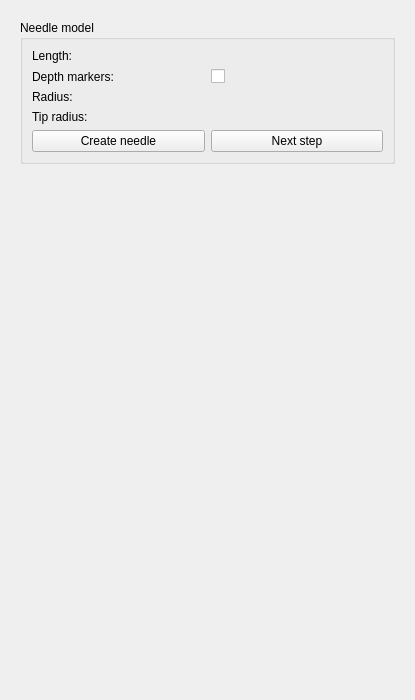
<?xml version="1.0" encoding="UTF-8"?>
<ui version="4.0">
 <class>qSlicerCreateModelsModule</class>
 <widget class="qSlicerWidget" name="qSlicerCreateModelsModule">
  <property name="geometry">
   <rect>
    <x>0</x>
    <y>0</y>
    <width>415</width>
    <height>700</height>
   </rect>
  </property>
  <property name="windowTitle">
   <string>Form</string>
  </property>
  <layout class="QGridLayout" name="gridLayout_6">
   <item row="19" column="0">
    <spacer name="verticalSpacer">
     <property name="orientation">
      <enum>Qt::Vertical</enum>
     </property>
     <property name="sizeHint" stdset="0">
      <size>
       <width>20</width>
       <height>40</height>
      </size>
     </property>
    </spacer>
   </item>
   <item row="1" column="0" colspan="4">
    <widget class="ctkCollapsibleButton" name="CollapsibleButton" native="true">
     <property name="text" stdset="0">
      <string>Create models</string>
     </property>
     <layout class="QFormLayout" name="formLayout">
      <item row="0" column="0" colspan="2">
       <widget class="ctkCollapsibleGroupBox" name="CollapsibleGroupBox">
        <property name="title">
         <string>Needle model</string>
        </property>
        <layout class="QGridLayout" name="gridLayout">
         <item row="0" column="0">
          <widget class="QLabel" name="label">
           <property name="text">
            <string>Length: </string>
           </property>
          </widget>
         </item>
         <item row="0" column="1">
          <widget class="qMRMLSpinBox" name="NeedleLength" native="true">
           <property name="decimals" stdset="0">
            <number>1</number>
           </property>
           <property name="maximum" stdset="0">
            <double>5000.000000000000000</double>
           </property>
           <property name="value" stdset="0">
            <double>80.000000000000000</double>
           </property>
           <property name="quantity" stdset="0">
            <string>length</string>
           </property>
          </widget>
         </item>
         <item row="1" column="0">
          <widget class="QLabel" name="label_23">
           <property name="text">
            <string>Depth markers: </string>
           </property>
          </widget>
         </item>
         <item row="1" column="1">
          <widget class="QCheckBox" name="markersCheckBox">
           <property name="text">
            <string/>
           </property>
          </widget>
         </item>
         <item row="2" column="0">
          <widget class="QLabel" name="label_3">
           <property name="text">
            <string>Radius: </string>
           </property>
          </widget>
         </item>
         <item row="2" column="1">
          <widget class="qMRMLSpinBox" name="NeedleRadius" native="true">
           <property name="decimals" stdset="0">
            <number>1</number>
           </property>
           <property name="maximum" stdset="0">
            <double>500.000000000000000</double>
           </property>
           <property name="singleStep" stdset="0">
            <double>0.100000000000000</double>
           </property>
           <property name="value" stdset="0">
            <double>1.000000000000000</double>
           </property>
           <property name="quantity" stdset="0">
            <string>length</string>
           </property>
          </widget>
         </item>
         <item row="3" column="0">
          <widget class="QLabel" name="label_17">
           <property name="text">
            <string>Tip radius:</string>
           </property>
          </widget>
         </item>
         <item row="3" column="1">
          <widget class="qMRMLSpinBox" name="NeedleTipRadius" native="true">
           <property name="maximum" stdset="0">
            <double>1000.000000000000000</double>
           </property>
           <property name="singleStep" stdset="0">
            <double>0.100000000000000</double>
           </property>
           <property name="value" stdset="0">
            <double>2.500000000000000</double>
           </property>
           <property name="quantity" stdset="0">
            <string>length</string>
           </property>
          </widget>
         </item>
         <item row="4" column="0">
          <widget class="QPushButton" name="CreateNeedleButton">
           <property name="sizePolicy">
            <sizepolicy hsizetype="Expanding" vsizetype="Fixed">
             <horstretch>0</horstretch>
             <verstretch>0</verstretch>
            </sizepolicy>
           </property>
           <property name="text">
            <string>Create needle</string>
           </property>
          </widget>
         </item>
         <item row="4" column="1">
          <widget class="QPushButton" name="SwitchModuleButton">
           <property name="sizePolicy">
            <sizepolicy hsizetype="Expanding" vsizetype="Fixed">
             <horstretch>0</horstretch>
             <verstretch>0</verstretch>
            </sizepolicy>
           </property>
           <property name="text">
            <string>Next step</string>
           </property>
          </widget>
         </item>
        </layout>
       </widget>
      </item>
     </layout>
    </widget>
   </item>
  </layout>
 </widget>
 <customwidgets>
  <customwidget>
   <class>qSlicerWidget</class>
   <extends>QWidget</extends>
   <header>qSlicerWidget.h</header>
   <container>1</container>
  </customwidget>
  <customwidget>
   <class>ctkCollapsibleButton</class>
   <extends>QWidget</extends>
   <header>ctkCollapsibleButton.h</header>
   <container>1</container>
  </customwidget>
  <customwidget>
   <class>ctkCollapsibleGroupBox</class>
   <extends>QGroupBox</extends>
   <header>ctkCollapsibleGroupBox.h</header>
   <container>1</container>
  </customwidget>
  <customwidget>
   <class>ctkDoubleSpinBox</class>
   <extends>QWidget</extends>
   <header>ctkDoubleSpinBox.h</header>
  </customwidget>
  <customwidget>
   <class>qMRMLSpinBox</class>
   <extends>ctkDoubleSpinBox</extends>
   <header>qMRMLSpinBox.h</header>
  </customwidget>
 </customwidgets>
 <tabstops>
  <tabstop>CollapsibleButton</tabstop>
  <tabstop>CollapsibleGroupBox</tabstop>
  <tabstop>markersCheckBox</tabstop>
  <tabstop>CreateNeedleButton</tabstop>
 </tabstops>
 <resources/>
 <connections>
  <connection>
   <sender>qSlicerCreateModelsModule</sender>
   <signal>mrmlSceneChanged(vtkMRMLScene*)</signal>
   <receiver>NeedleLength</receiver>
   <slot>setMRMLScene(vtkMRMLScene*)</slot>
   <hints>
    <hint type="sourcelabel">
     <x>54</x>
     <y>7</y>
    </hint>
    <hint type="destinationlabel">
     <x>263</x>
     <y>79</y>
    </hint>
   </hints>
  </connection>
  <connection>
   <sender>qSlicerCreateModelsModule</sender>
   <signal>mrmlSceneChanged(vtkMRMLScene*)</signal>
   <receiver>NeedleRadius</receiver>
   <slot>setMRMLScene(vtkMRMLScene*)</slot>
   <hints>
    <hint type="sourcelabel">
     <x>409</x>
     <y>37</y>
    </hint>
    <hint type="destinationlabel">
     <x>353</x>
     <y>114</y>
    </hint>
   </hints>
  </connection>
  <connection>
   <sender>qSlicerCreateModelsModule</sender>
   <signal>mrmlSceneChanged(vtkMRMLScene*)</signal>
   <receiver>NeedleTipRadius</receiver>
   <slot>setMRMLScene(vtkMRMLScene*)</slot>
   <hints>
    <hint type="sourcelabel">
     <x>380</x>
     <y>8</y>
    </hint>
    <hint type="destinationlabel">
     <x>273</x>
     <y>149</y>
    </hint>
   </hints>
  </connection>
 </connections>
</ui>
